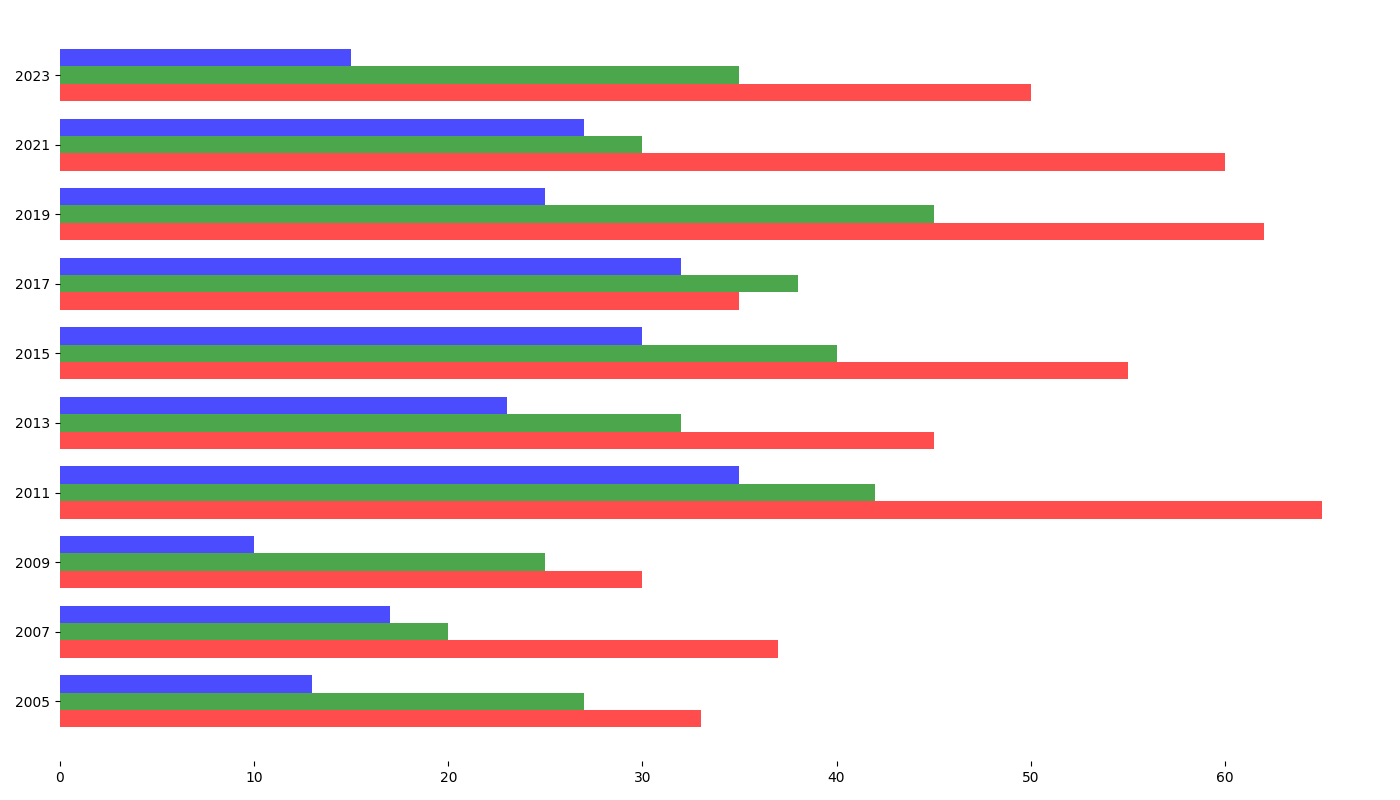

Python code for this plot:
import matplotlib.pyplot as plt
import numpy as np

years = np.array([2005, 2007, 2009, 2011, 2013, 2015, 2017, 2019, 2021, 2023])

species_a_landing_density = np.array([33, 37, 30, 65, 45, 55, 35, 62, 60, 50])  # Shuffled values
species_b_landing_density = np.array([27, 20, 25, 42, 32, 40, 38, 45, 30, 35])  # Shuffled values
species_c_landing_density = np.array([13, 17, 10, 35, 23, 30, 32, 25, 27, 15])  # Shuffled values

fig, ax = plt.subplots(figsize=(14, 8))

bar_width = 0.25
indices = np.arange(len(years))
ax.barh(indices, species_a_landing_density, bar_width, color='red', alpha=0.7)
ax.barh(indices + bar_width, species_b_landing_density, bar_width, color='green', alpha=0.7)
ax.barh(indices + 2 * bar_width, species_c_landing_density, bar_width, color='blue', alpha=0.7)

# Removed title and labels
ax.set_yticks(indices + bar_width)
ax.set_yticklabels(years)

ax.spines['top'].set_visible(False)
ax.spines['right'].set_visible(False)
ax.spines['left'].set_visible(False)
ax.spines['bottom'].set_visible(False)

plt.tight_layout()
plt.show()
